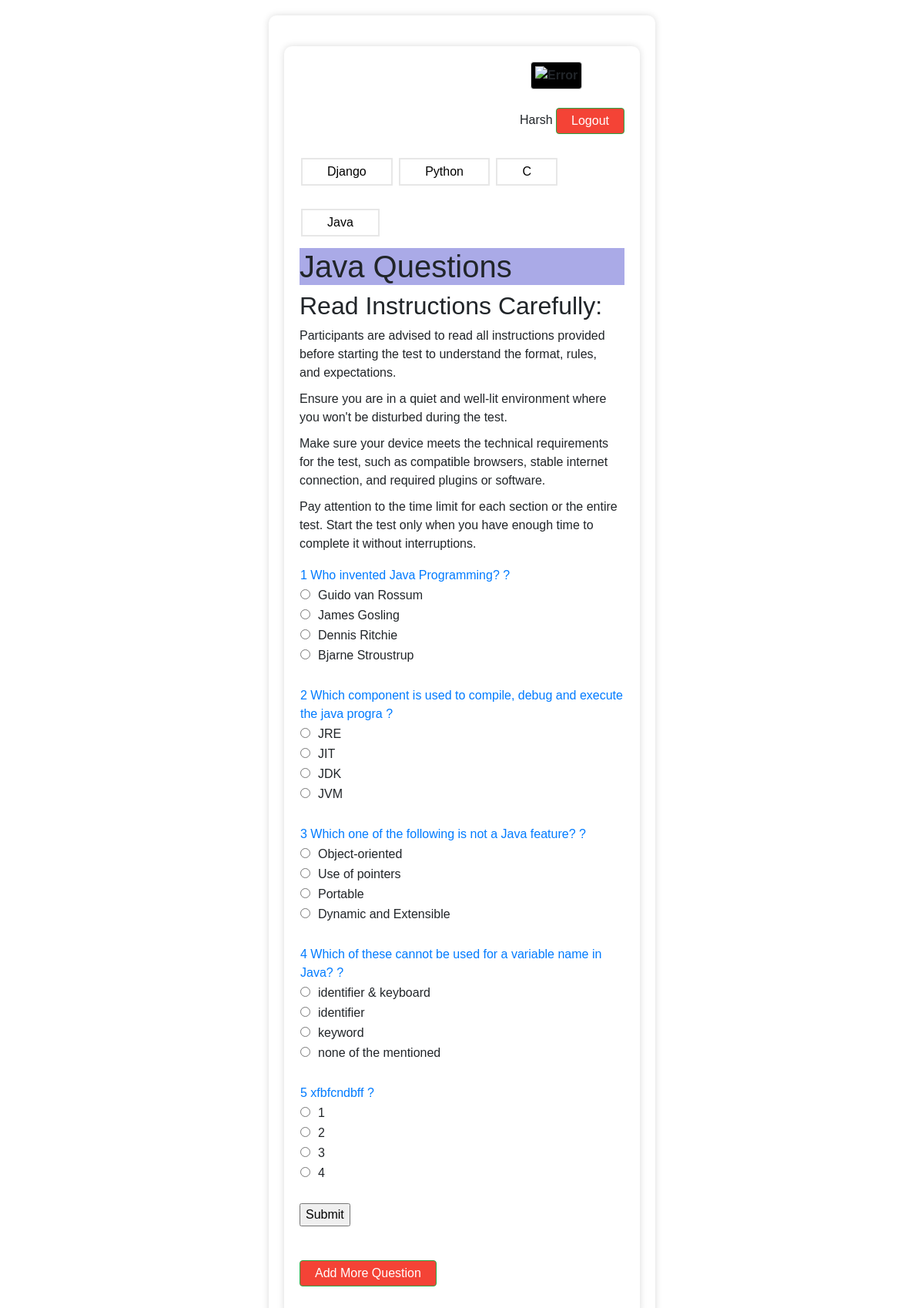
The page /que4/ on the database its author committed.
### app/models.py (models this page shows)
class Exam4(models.Model):
    Question = models .CharField(max_length=70)
    Option1 = models .CharField(max_length=70)
    Option2 = models .CharField(max_length=70)
    Option3 = models .CharField(max_length=70)
    Option4 = models .CharField(max_length=70)
    Corrans = models .CharField(max_length=70)

### app/views.py (the view)
# urls.py: path('que4/',views.q4_list, name='questions4'),
def q4_list(request):
    exam4 = Exam4.objects.all()
    return render(request, 'app/questions4.html',{'exam4':exam4})

### app/templates/app/questions4.html (shortened to what this page needs)
<!DOCTYPE html>
<html lang="en">
<head>
    <link href="https://stackpath.bootstrapcdn.com/bootstrap/4.5.2/css/bootstrap.min.css" rel="stylesheet">
</head>
<body>
    <div class="container">
        <div class="container">
            <div>
            <img src="https://www.cinntra.com/assets/image/footer-img/footer-logo.webp" alt="Error" class="right" id="div1">
        </div>
        <br>
            <div>
                <p>Harsh  <a href="/logout" class="btn btn-success" type="submit" >Logout</a></p>
            </div>
        <div>
            <button id="DjangoPageBtn" class="button button1"></i>Django</button>
            <button id="PythonPageBtn" class="button button2"></i>Python</button>
            <button id="CPageBtn" class="button button3"></i>C</button>
            <button id="JavaPageBtn" class="button button4"></i>Java</button>
    </div>
        <h1>Java Questions</h1>
        <div class="rule">
            <h2>Read Instructions Carefully:</h2>
            <ul>
                <li>Participants are advised to read all instructions provided <br>before starting the test to understand the format, rules,<br> and expectations.</li>
                <li>Ensure you are in a quiet and well-lit environment where <br> you won't be disturbed during the test.</li>
                <li> Make sure your device meets the technical requirements <br> for the test, such as compatible browsers, stable internet <br> connection, and required plugins or software.</li>
                <li> Pay attention to the time limit for each section or the entire  <br>test. Start the test only when you have enough time to <br>complete it without interruptions.</li>
            </ul>
         </div>
        <from action="{% url 'questions4' %}" method="POST">
            {% for i in exam4 %}
        <div class="question" >
            <table>
                <tr>
                    <td class="text-primary">{{i.id}} {{i.Question}} ?</td>
                </tr>
                <tr>
                    <td><input type="radio" class="rb" name= "Ans{{i.id}}" id="Option1" value="{{i.Option1}}">{{i.Option1}}</td>
                    <td><input type="radio" class="rb" name= "Ans{{i.id}}" id="Option2" value="{{i.Option2}}">{{i.Option2}}</td>
                    <td><input type="radio" class="rb" name= "Ans{{i.id}}" id="Option3" value="{{i.Option3}}">{{i.Option3}}</td>
                    <td><input type="radio" class="rb" name= "Ans{{i.id}}" id="Option4" value="{{i.Option4}}">{{i.Option4}}</td>
                </tr>
                <tr>
                    <td><label id="corans" class="rb"  style="display: none; color: green;"><b>{{i.Corrans}}</b></label></td>
                </tr>
            </table>
            <br>
            {% endfor %}
            <input type="submit" class="btn-btn-success" value="Submit" id="b1" onclick="getanswers()">
            <br>
            <br>
        </div>
        <div>
            <a href="/addque4" class="btn btn-success" type="submit" >Add More Question</a>
        </div>
    </div>
</body>
</html>

### app/templates/app/questions4.html (style rules this page uses)
body { font-family: Arial, sans-serif; background-image: url("https://img.freepik.com/free-vector/elegant-white-background-with-shiny-lines_1017-17580.jpg"); margin: 0; padding: 0; display: flex; justify-content: center; align-items: center; min-height: 100vh; }
.container { max-width: 502px; background-color: #fff; padding: 20px; border-radius: 10px; box-shadow: 0 0 10px rgba(0, 0, 0, 0.147); margin-top: 20px; }
h1 { background-color: rgba(87, 87, 208, 0.501); }
.question { margin-bottom: 20px; }
ul { list-style-type: none; padding: 0; }
li { margin-bottom: 10px; }
input[type="radio"] { margin-right: 10px; }
tr { display: flex; flex-direction: column; }
img { border: 1px solid #ddd; border-radius: 4px; padding: 5px; width: 100px; background-color: black; margin-right: 150px; height: 50px; font-weight: bold; position: relative; animation: mymove 5s; animation-fill-mode: forwards; }
#div1 { animation-timing-function: linear; }
a:link, a:visited { background-color: #f44336; color: white; padding: 14px 25px; text-align: center; text-decoration: none; display: inline-block; }
a:link, a:visited { background-color: #f44336; color: white; padding: 4px 19px; text-align: center; text-decoration: none; display: inline-block; }
.button { background-color: #04AA6D; border: none; color: white; padding: 4px 32px; text-align: center; text-decoration: none; display: inline-block; font-size: 16px; margin: 15px 2px; transition-duration: 0.4s; cursor: pointer; }
.button1 { background-color: white; color: black; border: 2px solid #e7e7e7; }
.button2 { background-color: white; color: black; border: 2px solid #e7e7e7; }
.button3 { background-color: white; color: black; border: 2px solid #e7e7e7; }
.button4 { background-color: white; color: black; border: 2px solid #e7e7e7; }
p { text-align: right; }

### rows shown on the page
Exam4: id "1", Question "Who invented Java Programming?", Option1 "Guido van Rossum", Option2 "James Gosling", Option3 "Dennis Ritchie", Option4 "Bjarne Stroustrup"
Exam4: id "2", Question "Which component is used to compile, debug and execute the java progra", Option1 "JRE", Option2 "JIT", Option3 "JDK", Option4 "JVM"
Exam4: id "3", Question "Which one of the following is not a Java feature?", Option1 "Object-oriented", Option2 "Use of pointers", Option3 "Portable", Option4 "Dynamic and Extensible"
Exam4: id "4", Question "Which of these cannot be used for a variable name in Java?", Option1 "identifier & keyboard", Option2 "identifier", Option3 "keyword", Option4 "none of the mentioned"
Exam4: id "5", Question "xfbfcndbff", Option1 "1", Option2 "2", Option3 "3", Option4 "4"
